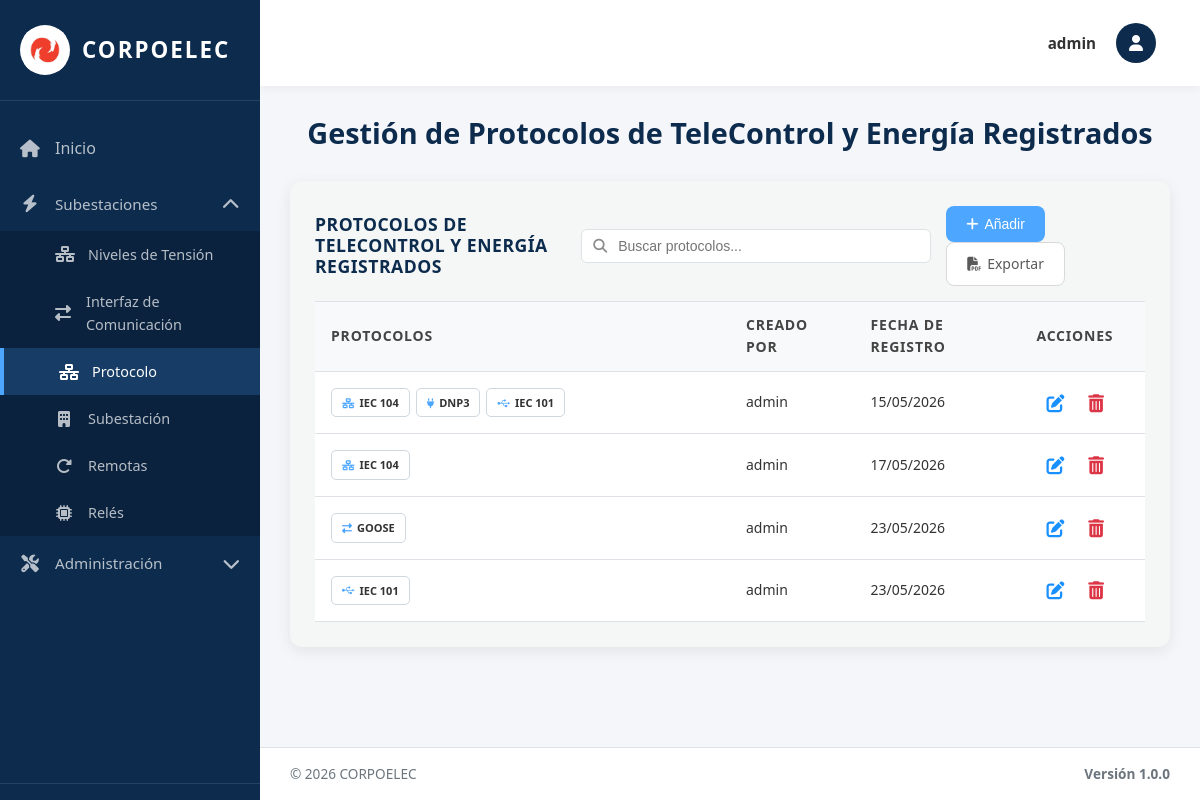
The page /protocolo/ (signed in) on the database as committed earlier.
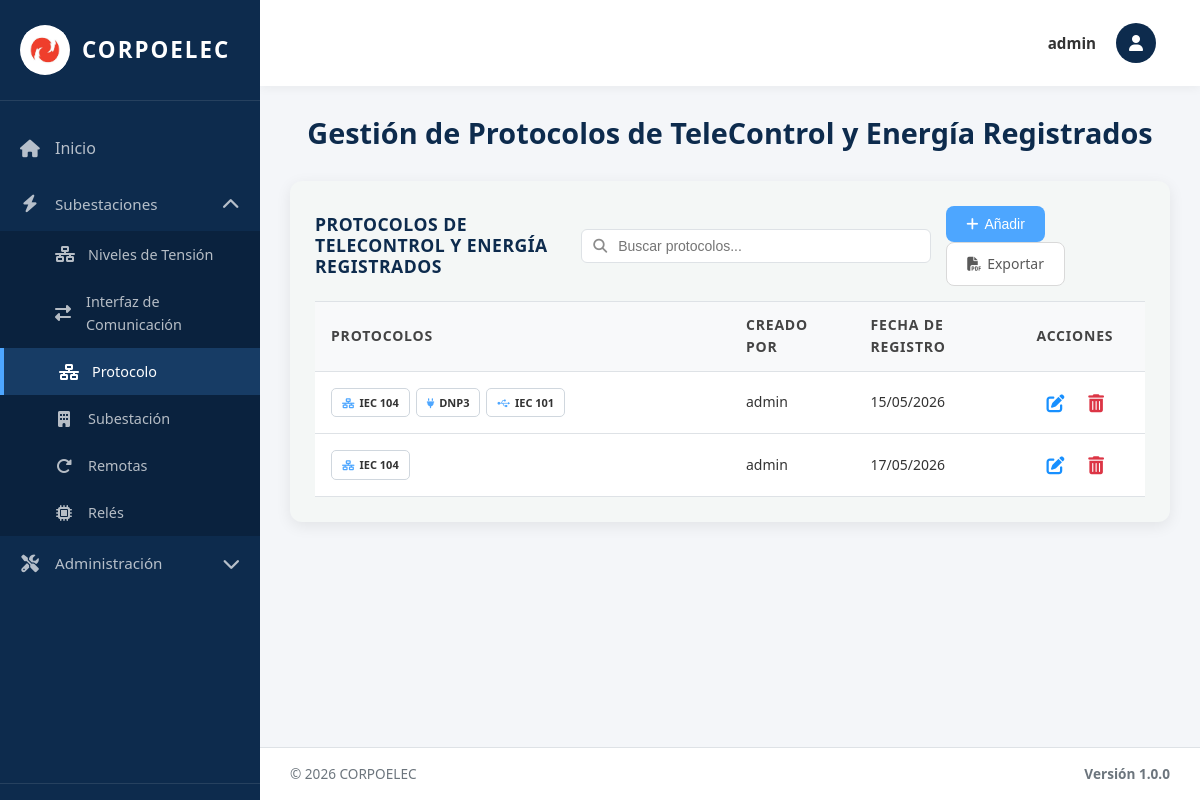
The same page on the database as committed later.
### equipos/models.py (models this page shows, shortened)
class Protocolo(models.Model):
    TIPO_CHOICES = [
        ('104', 'IEC 104'),
        ('DNP', 'DNP3'),
        ('GOOSE', 'GOOSE'),
        ('101', 'IEC 101'),
        ('MODBUS', 'Modbus'),
    ]
    Id_Protocolo = models.AutoField(primary_key=True)  # Identificador único
    Id_Interfaz = models.ForeignKey(InterfazDeComunicacion, on_delete=models.SET_NULL, null=True, blank=True, related_name='protocolos', verbose_name='Interfaz')  # Interface asociada - SET_NULL permite eliminar interfaz sin borrar protocolos
    Tipo = models.CharField(max_length=10, choices=TIPO_CHOICES, verbose_name='Tipo de Protocolo')  # Tipo de protocolo (enumerado)
    Estado = models.CharField(max_length=50, default='Activo', verbose_name='Estado')  # Estado operativo
    Fecha_Reg = models.DateField(auto_now_add=True, verbose_name='Fecha de Registro')  # Fecha de registro automática
    creado_por = models.ForeignKey(User, on_delete=models.SET_NULL, null=True, blank=True, related_name='protocolos_creados')  # Usuario que creó el registro
    Activo = models.BooleanField(default=True, verbose_name='Activo')  # Para eliminación lógica
    class Meta:
        verbose_name = 'Protocolo de Comunicación'
        verbose_name_plural = 'Protocolos de Comunicación'
        ordering = ['Id_Protocolo']  # Orden por ID ascendente

class InterfazDeComunicacion(models.Model):
    TIPO_INTERFAZ_CHOICES = [
        ('PUERTOS', 'Puertos de Comunicación'),
        ('PROTOCOLOS', 'Protocolos de Comunicación'),
    ]
    Id_Interfaz = models.AutoField(primary_key=True, serialize=False)  # Identificador único (PK)
    Puertos_C = models.IntegerField(default=0, verbose_name='Cantidad de Puertos')  # Contador de puertos
    Fecha_Reg = models.DateField(auto_now_add=True)  # Fecha de registro automática
    creado_por = models.ForeignKey(User, on_delete=models.SET_NULL, null=True, blank=True, related_name='interfaces_creadas')  # Usuario que creó el registro
    Tipo_Interfaz = models.CharField(max_length=20, choices=TIPO_INTERFAZ_CHOICES, default='PUERTOS', verbose_name='Tipo de Interfaz')  # Tipo de interfaz
    Activo = models.BooleanField(default=True, verbose_name='Activo')  # Para eliminación lógica
    objects = models.Manager()
    activos = models.Manager()  # Manager por defecto para filtrar activos
    class Meta:
        verbose_name = 'Interfaz de Comunicación'
        verbose_name_plural = 'Interfaces de Comunicación'
        ordering = ['Id_Interfaz']  # Orden por ID ascendente

### equipos/views.py (the view, shortened to what this page needs)
# urls.py: path('protocolo/', protocolo_view, name='protocolo'),
@login_required(login_url='/login/')
@no_cache
def protocolo_view(request):
    interfaces = InterfazDeComunicacion.objects.filter(Tipo_Interfaz='PROTOCOLOS', Activo=True).prefetch_related('protocolos').all().order_by('Id_Interfaz')
    paginator = Paginator(interfaces, 10)
    page_number = request.GET.get('page')
    page_obj = paginator.get_page(page_number)
    context = {
        'title': 'Protocolos',
        'page_obj': page_obj,
        'is_admin': request.user.is_superuser,
        'puede_crear': puede_crear(request),
        'puede_actualizar': puede_actualizar(request),
        'puede_eliminar': puede_eliminar(request)
    }
    return render(request, 'protocolo.html', context)

### equipos/context_processors.py (called while the page is built, shortened)
def permisos_usuario(request):
    if request.user.is_superuser:
        return {
            'permisos_usuario': {'crear': True, 'actualizar': True, 'eliminar': True},
            'puede_crear': True,
            'puede_actualizar': True,
            'puede_eliminar': True,
        }

### templates/protocolo.html (shortened to what this page needs)
{% extends 'base.html' %}
{% load static %}
{% block content %}
<div class="welcome-text">
  <h2>Gestión de Protocolos de TeleControl y Energía Registrados</h2>
</div>
<div class="table-section">
<div class="table-header">
  <h3>PROTOCOLOS DE TELECONTROL Y ENERGÍA REGISTRADOS</h3>
  <div class="search-container">
    <input type="text" class="search-input" id="searchInput" placeholder="Buscar protocolos..." onkeyup="filterTable()">
  </div>
  <div class="action-buttons">
    <button class="btn btn-primary btn-add-top" onclick="abrirModal()">
      <i class="fas fa-plus"></i> Añadir
    </button>
    <a href="{% url 'exportar_protocolo_pdf' %}" class="btn btn-secondary btn-add-top">
      <i class="fas fa-file-pdf"></i> Exportar
    </a>
  </div>
</div>
    {% if page_obj.paginator.count > 0 %}
    <table class="data-table">
      <thead>
        <tr>
          <th width="50%">Protocolos</th>
          {% if is_admin %}<th width="15%">Creado Por</th>{% endif %}
          <th width="20%">Fecha de Registro</th>
          <th width="15%">Acciones</th>
        </tr>
      </thead>
      <tbody>
        {% for interfaz in page_obj %}
        <tr>
          <td>
            <div class="protocolos-container">
              {% for protocolo in interfaz.protocolos.all %}
              <span class="protocolo-badge">
                <span class="protocolo-icon">
                  {% if protocolo.Tipo == '104' %}<i class="fas fa-network-wired"></i>{% endif %}
                  {% if protocolo.Tipo == 'DNP' %}<i class="fas fa-plug"></i>{% endif %}
                  {% if protocolo.Tipo == 'GOOSE' %}<i class="fas fa-exchange-alt"></i>{% endif %}
                  {% if protocolo.Tipo == '101' %}<i class="fab fa-usb"></i>{% endif %}
                </span>
                <span class="protocolo-text">{{ protocolo.get_Tipo_display }}</span>
              </span>
              {% empty %}
              <span class="no-data">Sin protocolos</span>
              {% endfor %}
            </div>
          </td>
          {% if is_admin %}<td>{{ interfaz.creado_por.username|default:"Sistema" }}</td>{% endif %}
          <td><span class="fecha-text">{{ interfaz.Fecha_Reg|date:"d/m/Y" }}</span></td>
<td class="actions-cell">
    {% with protocolos_list=interfaz.protocolos.all %}
    {% if puede_actualizar %}
    <button type="button" class="btn-icon btn-edit" title="Editar" onclick="abrirModalEditar({{ interfaz.Id_Interfaz }}, '{% for p in protocolos_list %}{{ p.Tipo }}{% if not forloop.last %},{% endif %}{% endfor %}')">
        <i class="fas fa-edit"></i>
    </button>
    {% endif %}
    <form method="post" style="display: inline;" onsubmit="return confirmarEliminacion(this);">
        {% if puede_eliminar %}
        <button type="submit" class="btn-icon btn-delete" title="Eliminar">
            <i class="fas fa-trash-alt"></i>
        </button>
        {% endif %}
    </form>
    {% endwith %}
</td>
        </tr>
        {% endfor %}
      </tbody>
    </table>
    {% else %}
    <p class="no-data">No hay protocolos registrados.</p>
    {% endif %}
  </div>
{% endblock %}

Rows that differ between the two databases and show on the page:
removed InterfazDeComunicacion: creado_por.username "admin", Fecha_Reg "23/05/2026"
removed Protocolo: Tipo "GOOSE", shown under "admin"
removed InterfazDeComunicacion: creado_por.username "admin", Fecha_Reg "23/05/2026"
removed Protocolo: Tipo "IEC 101", shown under "admin"
